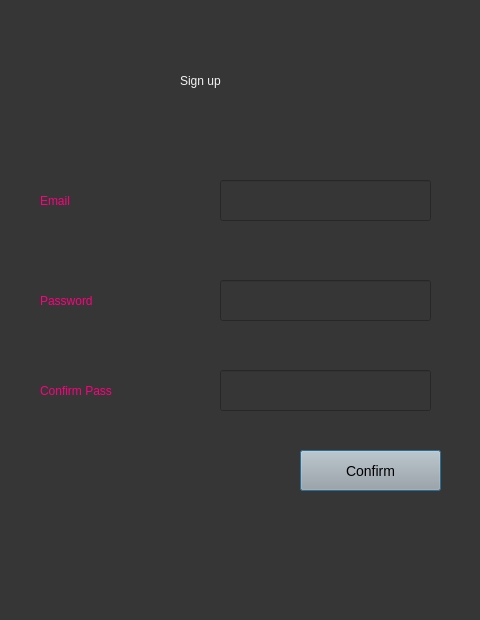
<?xml version="1.0" encoding="UTF-8"?>
<ui version="4.0">
 <class>Dialog</class>
 <widget class="QDialog" name="Dialog">
  <property name="geometry">
   <rect>
    <x>0</x>
    <y>0</y>
    <width>480</width>
    <height>620</height>
   </rect>
  </property>
  <property name="windowTitle">
   <string>Dialog</string>
  </property>
  <property name="styleSheet">
   <string notr="true">background-color: rgb(54, 54, 54);</string>
  </property>
  <widget class="QLabel" name="label">
   <property name="geometry">
    <rect>
     <x>180</x>
     <y>50</y>
     <width>181</width>
     <height>61</height>
    </rect>
   </property>
   <property name="styleSheet">
    <string notr="true">font: 28pt &quot;MS Shell Dlg 2&quot;; color: rgb(243, 243, 243)</string>
   </property>
   <property name="text">
    <string>Sign up</string>
   </property>
  </widget>
  <widget class="QLabel" name="label_2">
   <property name="geometry">
    <rect>
     <x>40</x>
     <y>170</y>
     <width>141</width>
     <height>61</height>
    </rect>
   </property>
   <property name="styleSheet">
    <string notr="true">font: 15pt &quot;MS Shell Dlg 2&quot;;
color: rgb(255, 0, 127);</string>
   </property>
   <property name="text">
    <string>Email</string>
   </property>
  </widget>
  <widget class="QLabel" name="label_3">
   <property name="geometry">
    <rect>
     <x>40</x>
     <y>270</y>
     <width>141</width>
     <height>61</height>
    </rect>
   </property>
   <property name="styleSheet">
    <string notr="true">font: 15pt &quot;MS Shell Dlg 2&quot;;
color: rgb(255, 0, 127);</string>
   </property>
   <property name="text">
    <string>Password</string>
   </property>
  </widget>
  <widget class="QLineEdit" name="email">
   <property name="geometry">
    <rect>
     <x>220</x>
     <y>180</y>
     <width>211</width>
     <height>41</height>
    </rect>
   </property>
  </widget>
  <widget class="QLineEdit" name="password">
   <property name="geometry">
    <rect>
     <x>220</x>
     <y>280</y>
     <width>211</width>
     <height>41</height>
    </rect>
   </property>
  </widget>
  <widget class="QPushButton" name="confirmacc">
   <property name="geometry">
    <rect>
     <x>300</x>
     <y>450</y>
     <width>141</width>
     <height>41</height>
    </rect>
   </property>
   <property name="styleSheet">
    <string notr="true">background-color:rgb(167, 168, 167); font-size:14px</string>
   </property>
   <property name="text">
    <string>Confirm</string>
   </property>
  </widget>
  <widget class="QLabel" name="label_4">
   <property name="geometry">
    <rect>
     <x>40</x>
     <y>360</y>
     <width>171</width>
     <height>61</height>
    </rect>
   </property>
   <property name="styleSheet">
    <string notr="true">font: 15pt &quot;MS Shell Dlg 2&quot;;
color: rgb(255, 0, 127);</string>
   </property>
   <property name="text">
    <string>Confirm Pass</string>
   </property>
  </widget>
  <widget class="QLineEdit" name="confirmpass">
   <property name="geometry">
    <rect>
     <x>220</x>
     <y>370</y>
     <width>211</width>
     <height>41</height>
    </rect>
   </property>
  </widget>
 </widget>
 <resources/>
 <connections/>
</ui>
